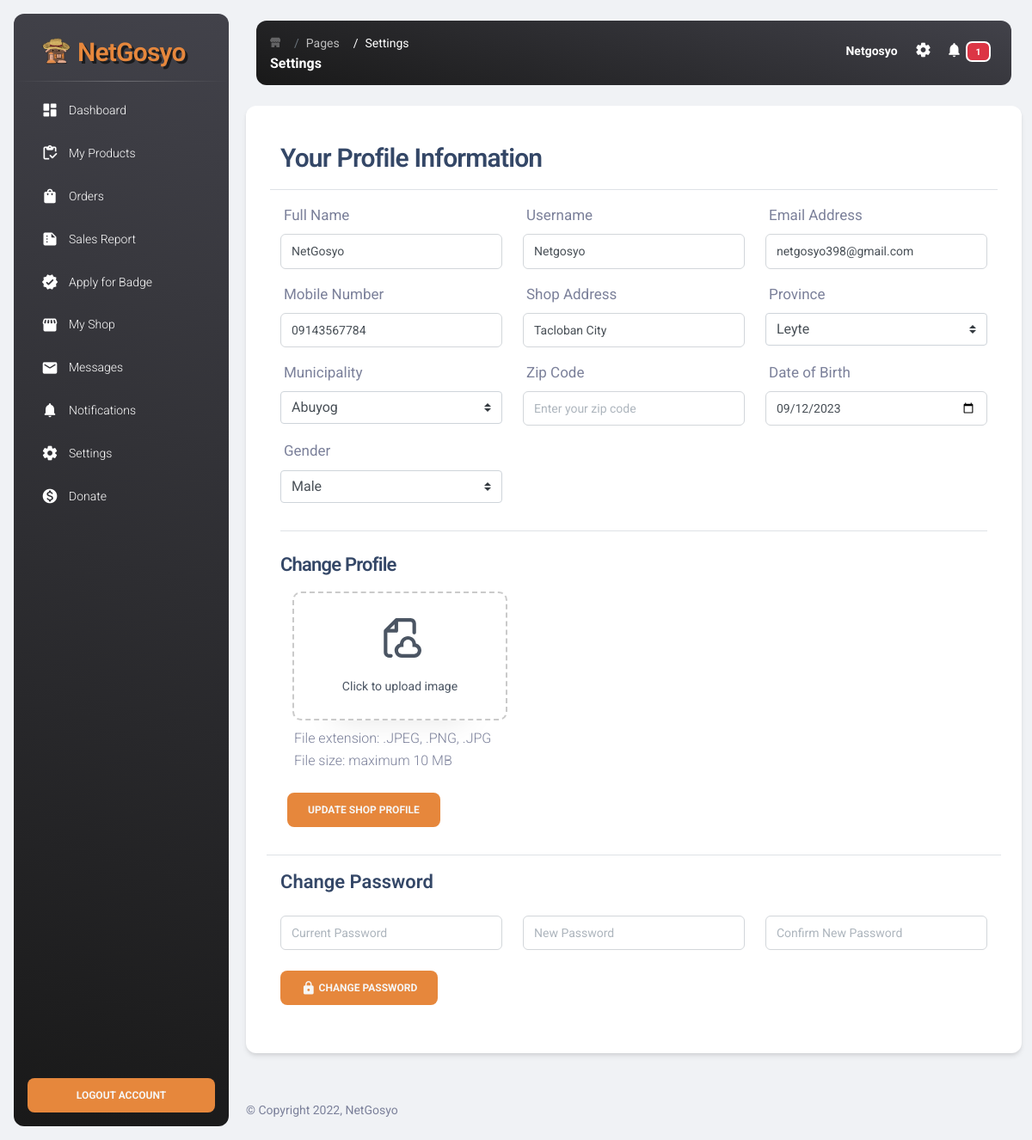
Page /Seller_Page/settings.php on the committed database.
### tables this page shows
CREATE TABLE `user_form` (
  `id` int(100) NOT NULL,
  `fullname` varchar(100) NOT NULL,
  `email` varchar(100) NOT NULL,
  `username` varchar(255) NOT NULL,
  `password` varchar(100) NOT NULL,
  `checkout_pass` varchar(250) NOT NULL,
  `phonenumber` varchar(255) NOT NULL,
  `address` varchar(255) NOT NULL,
  `address2` varchar(500) NOT NULL,
  `archipelago` varchar(250) NOT NULL,
  `landmark` varchar(500) NOT NULL,
  `city` varchar(250) NOT NULL,
  `province` varchar(250) NOT NULL,
  `zip` varchar(250) NOT NULL,
  `dateofbirth` varchar(255) NOT NULL,
  `gender` varchar(255) NOT NULL,
  `image` varchar(255) NOT NULL,
  `shopname` varchar(250) NOT NULL DEFAULT 'user',
  `shopdesc` varchar(5000) NOT NULL,
  `vkey` varchar(50) NOT NULL,
  `verify_token` varchar(100) NOT NULL,
  `verified` tinyint(1) NOT NULL DEFAULT 0,
  `register_date` timestamp NOT NULL DEFAULT current_timestamp() ON UPDATE current_timestamp(),
  `id_pic` varchar(255) DEFAULT NULL,
  `has_verified_badge` tinyint(1) DEFAULT NULL,
  `is_banned` tinyint(1) NOT NULL DEFAULT 0,
  `number_verified` tinyint(4) NOT NULL DEFAULT 0
);

### Seller_Page/settings.php (the view, shortened to what the rows shown need)
<?php
  include('header.php');
  $username = $_SESSION["user_id"] ?? '3';
  $findresult = mysqli_query($conn, "SELECT * FROM user_form WHERE id = '$user_id'");
  if ($res = mysqli_fetch_array($findresult)) {
    $fullname = $res['fullname'] ?? '';
    $username = $res['username'] ?? '';
    $email = $res['email'] ?? '';
    $phonenumber = $res['phonenumber'] ?? '';
    $address = $res['address'] ?? '';
    $dateofbirth = $res['dateofbirth'] ?? '';
}
?>
<main class="main-content position-relative max-height-vh-100 h-100 border-radius-lg ">
    <nav class="navbar navbar-main bg-gradient-dark navbar-expand-lg position-sticky mt-4 top-1 px-0 mx-4 shadow-none border-radius-xl z-index-sticky"
        id="navbarBlur" data-scroll="false">
        <div class="container-fluid py-1 px-3">
            <?php
                include('navbar.php');
            ?>
        </div>
    </nav>
    <div class="container-fluid py-4">
        <form action="" method="post" enctype='multipart/form-data'>
            <div class="row mb-2">
                <div class="col-lg-12">
                    <div class="card">
                        <div class="card-body">
                            <div class="tab-pane active" id="profile">
                                <div class="p-3">
                                    <div class="row mt-2 border-top">
                                        <div class="col-md-4 mt-3">
                                            <div class="input-group input-group-outline">
                                                <input type="text" name="fullname" placeholder="Enter your fullname"
                                                    class="form-control" value="<?php echo $fullname; ?>">
                                            </div>
                                        </div>
                                        <div class="col-md-4 mt-3">
                                            <div class="input-group input-group-outline">
                                                <input type="text" name="username" placeholder="Enter your username"
                                                    class="form-control" value="<?php echo $username; ?>">
                                            </div>
                                        </div>
                                        <div class="col-md-4 mt-3">
                                            <div class="input-group input-group-outline">
                                                <input type="text" name="emails" placeholder="Enter your email address"
                                                    class="form-control" value="<?php echo $email; ?>">
                                            </div>
                                        </div>
                                        <div class="col-md-4 mt-3">
                                            <div class="input-group input-group-outline">
                                                <input type="text" name="number" placeholder="Enter your mobile number"
                                                    class="form-control" value="<?php echo $phonenumber; ?>">
                                            </div>
                                        </div>
                                        <div class="col-md-4 mt-3">
                                            <div class="input-group input-group-outline">
                                                <input type="text" name="address" placeholder="Enter your address"
                                                    class="form-control" value="<?php echo $address; ?>">
                                            </div>
                                        </div>
                                        <div class="col-md-4 mt-3">
                                            <div class="input-group input-group-outline">
                                                <input type="date" name="datebirth" placeholder="Enter your zip code"
                                                    class="form-control" value="<?php echo $dateofbirth; ?>">
                                            </div>
                                        </div>
                                    </div>
                                </div>
                            </div>
                        </div>
                    </div>
                </div>
            </div>
        </form>
    </div>
    <?php
  include('footer.php');
  ?>

### Seller_Page/navbar.php (shortened to what the rows shown need)
<div class="collapse navbar-collapse mt-sm-0 mt-2 me-md-0 me-sm-4" id="navbarSupportedContent">
    <ul class="navbar-nav  justify-content-end">
        <li class="nav-item">
            <a href="profile.php" class="nav-link text-body p-0 position-relative">
                <?php
              $select_seller = mysqli_query($conn, "SELECT * FROM `user_form` where id = '$user_id' ") or die('query failed!');
                  if(mysqli_num_rows($select_seller) > 0){
                  while($fetch_seller = mysqli_fetch_assoc($select_seller)){
              ?>
                  <span class="me-sm-1 text-white"><b><?php echo $fetch_seller['username'] ?? ''; ?></b></span>
                  <?php
                      };
                  };
              ?>
            </a>
        </li>
    </ul>
</div>

### rows in the picture
user_form: username "Netgosyo", fullname "NetGosyo", emails "netgosyo398@gmail.com", number "09143567784", address "Tacloban City", datebirth "09/12/2023"

### other values in the picture
mysqli_num_rows($notifications) "1"
form field province "Leyte"
form field Municipality "Abuyog"
form field Gender "Male"
